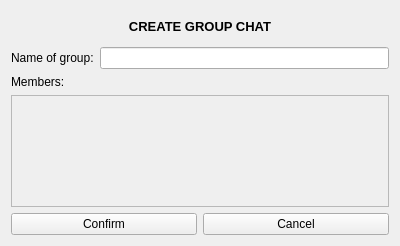
<?xml version="1.0" encoding="UTF-8"?>
<ui version="4.0">
 <class>GroupChatDialog</class>
 <widget class="QWidget" name="GroupChatDialog">
  <property name="geometry">
   <rect>
    <x>0</x>
    <y>0</y>
    <width>400</width>
    <height>246</height>
   </rect>
  </property>
  <property name="windowTitle">
   <string>Form</string>
  </property>
  <layout class="QVBoxLayout" name="verticalLayout">
   <item>
    <widget class="QLabel" name="label">
     <property name="minimumSize">
      <size>
       <width>0</width>
       <height>30</height>
      </size>
     </property>
     <property name="font">
      <font>
       <pointsize>10</pointsize>
       <bold>true</bold>
      </font>
     </property>
     <property name="text">
      <string>CREATE GROUP CHAT</string>
     </property>
     <property name="alignment">
      <set>Qt::AlignmentFlag::AlignCenter</set>
     </property>
    </widget>
   </item>
   <item>
    <layout class="QHBoxLayout" name="nameGroupLayout">
     <item>
      <widget class="QLabel" name="nameGroupLb">
       <property name="text">
        <string>Name of group:</string>
       </property>
      </widget>
     </item>
     <item>
      <widget class="QLineEdit" name="nameGroupEdit"/>
     </item>
    </layout>
   </item>
   <item>
    <widget class="QLabel" name="label_2">
     <property name="text">
      <string>Members:</string>
     </property>
    </widget>
   </item>
   <item>
    <widget class="QScrollArea" name="scrollArea">
     <property name="widgetResizable">
      <bool>true</bool>
     </property>
     <widget class="QWidget" name="scrollAreaWidgetContents">
      <property name="geometry">
       <rect>
        <x>0</x>
        <y>0</y>
        <width>376</width>
        <height>83</height>
       </rect>
      </property>
     </widget>
    </widget>
   </item>
   <item>
    <layout class="QHBoxLayout" name="horizontalLayout_2">
     <item>
      <widget class="QPushButton" name="confirmBtn">
       <property name="enabled">
        <bool>true</bool>
       </property>
       <property name="styleSheet">
        <string notr="true"/>
       </property>
       <property name="text">
        <string>Confirm</string>
       </property>
      </widget>
     </item>
     <item>
      <widget class="QPushButton" name="cancelBtn">
       <property name="styleSheet">
        <string notr="true"/>
       </property>
       <property name="text">
        <string>Cancel</string>
       </property>
      </widget>
     </item>
    </layout>
   </item>
  </layout>
 </widget>
 <resources/>
 <connections/>
</ui>
